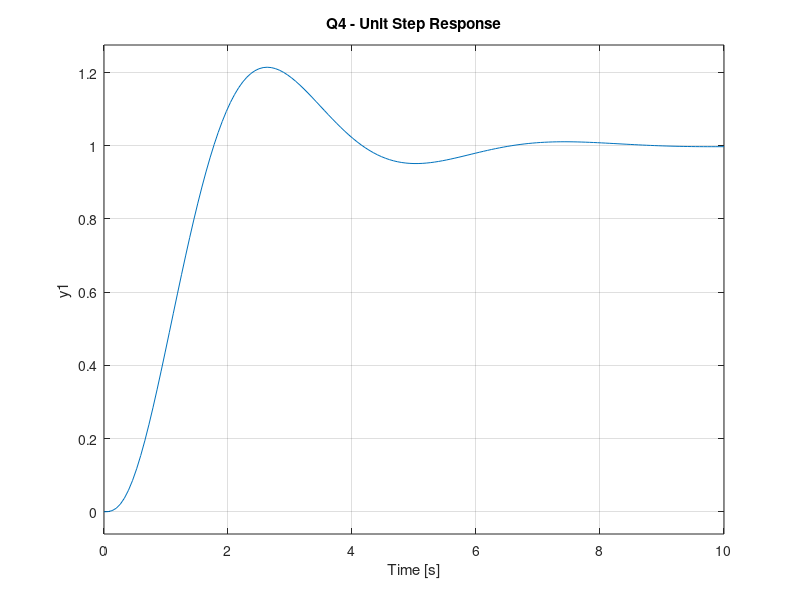

MATLAB code to generate this figure: (Note: this script raises an error after producing the figure.)
% Define the system
s = tf('s');
open_loop = 10/(s*(s+2)*(s+4));
closed_loop = open_loop/(1 + open_loop);

% Plot the response
step(closed_loop)
title("Q4 - Unit Step Response")

% Get the unit step info
response = stepinfo(closed_loop)
